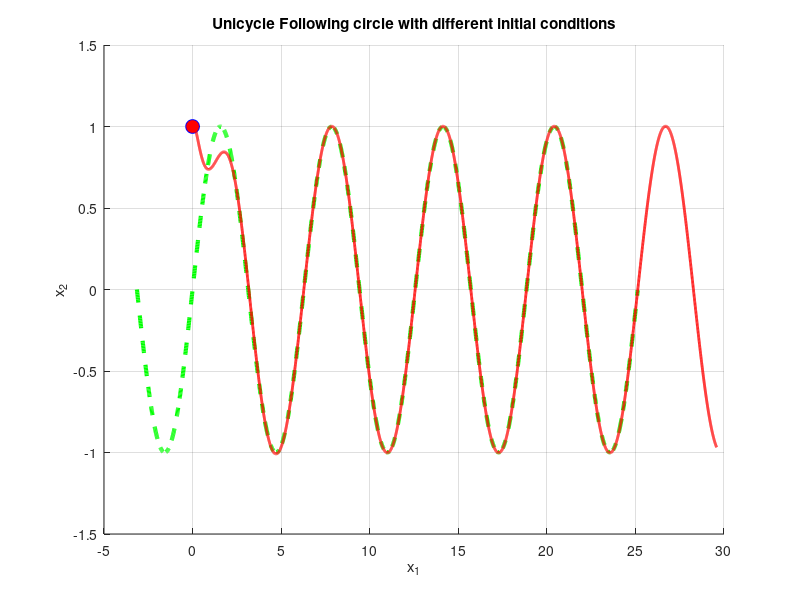
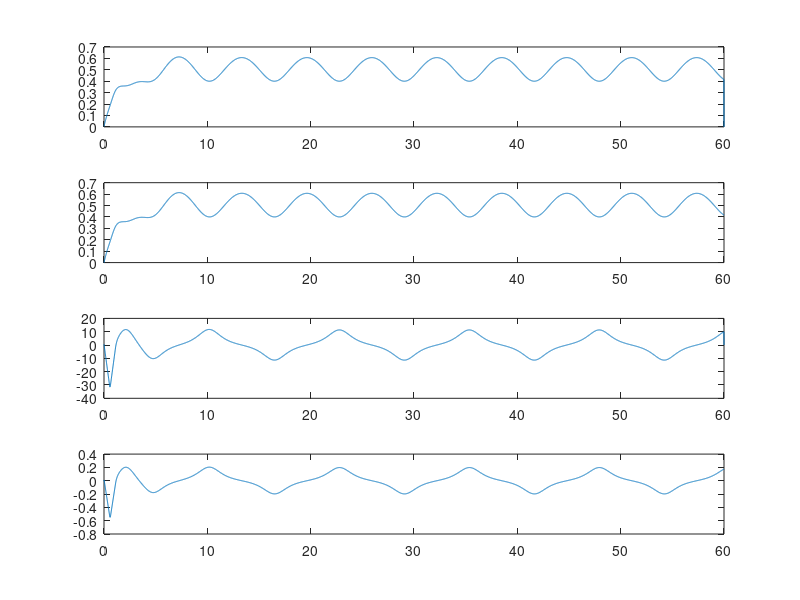
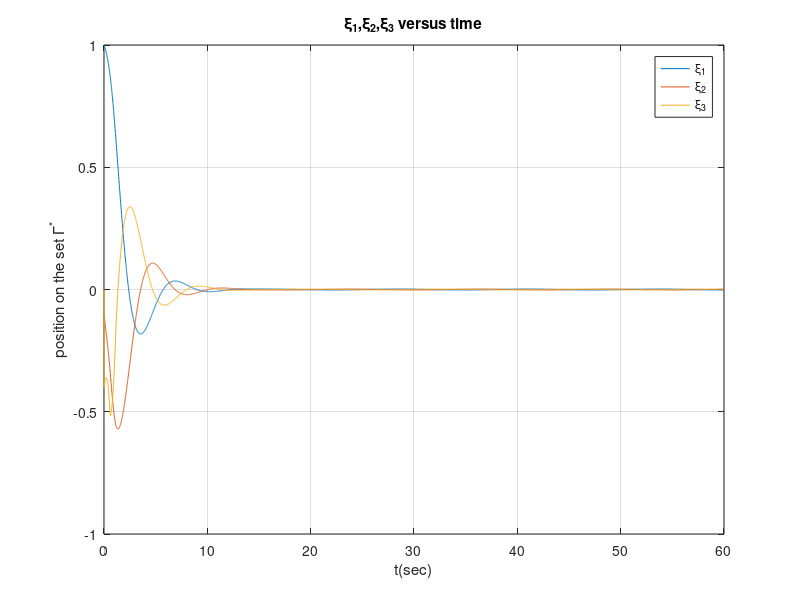
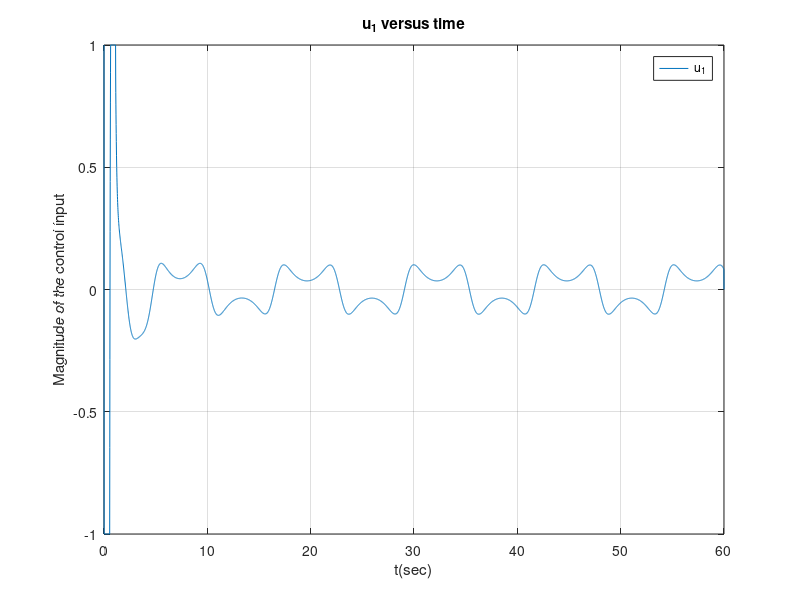

Write MATLAB code to recreate these figures, in order.
%% PathFollowing of Car-like Robot
clc
clear all
close all


%% System Parameters
v = 0.1; %%% Not the linear velocity input but the fixed speed
k1 = 10; %
k2 = 10;
k3 = 10;%
k4 = 100;
k5 = 100;
L=0.2;
r=5; %% radius of the circle to follow

%%
%%% Initial Conditions
X1_0= 0; %% x-position
X2_0= 1;  %% y-position
X3_0=0; %% car orientation
X4_0=0;    %% Wheel angle
X5_0=0; %% Fictitious state and we can always initialize it with zero
X6_0=0; %% Fictitious state and we can always initialize it with zero

v_input = 0;

% Initial condition Vector
x0 = [X1_0;X2_0;X3_0;X4_0;X5_0;X6_0]


% Simulation time
Tmax = 60;  % End point
dt =0.01; % Time step
T = 0:dt:Tmax; % Time vector

% Simulation setup
x_all = zeros(size(x0,1),length(T));  % Intialization of a matrix to save all the values of the states 
x_Old = x0; % Giving x0 as a the name of an old state to use it in the discretized equations
x_all(:,1) = x0; % Saving the initial state in the full state matrix
xi1_plot = zeros(1,length(T));
xi2_plot = zeros(1,length(T));
xi3_plot = zeros(1,length(T));
eta1_plot = zeros(1,length(T));
eta2_plot = zeros(1,length(T));
eta3_plot = zeros(1,length(T));
u1_plot = zeros(1,length(T));
u2_plot = zeros(1,length(T));

%%% Giving values to the individual componets for the ease of coding
x1_Old = x_Old(1);
x2_Old = x_Old(2);
x3_Old = x_Old(3);
x4_Old = x_Old(4);
x5_Old = x_Old(5);
x6_Old = x_Old(6);
v_input_Old = v_input;


%%% for the first iteration the current states are assumed to be the old
%%% states
x1 = x1_Old;
x2 = x2_Old;
x3 = x3_Old;
x4 = x4_Old;
x5 = x5_Old;
x6 = x6_Old;

%%% adding memory for velocity and steering angle
vel = zeros(1,length(T));
ang = zeros(1,length(T));
vel0 = 0;
ang0 = 0;
accel = 0;

%% Neighborhood


for i=1:length(T)-1
    %% Transformed states

xi1 = x2 - sin(x1);
xi2 = sin(x3)*(v + x5) - cos(x1)*cos(x3)*(v + x5);
xi3 = x6*(sin(x3) - cos(x1)*cos(x3)) + cos(x3)^2*sin(x1)*(v + x5)^2 + (tan(x4)*(v + x5)*(cos(x3)*(v + x5) + cos(x1)*sin(x3)*(v + x5)))/L;
Lg1Lf2S = ((v + x5)*(cos(x3)*(v + x5) + cos(x1)*sin(x3)*(v + x5))*(tan(x4)^2 + 1))/L;
Lg2Lf2S = sin(x3) - cos(x1)*cos(x3);
Lf3S = x6*((tan(x4)*(cos(x3)*(v + x5) + cos(x1)*sin(x3)*(v + x5)))/L + cos(x3)^2*sin(x1)*(2*v + 2*x5) + (tan(x4)*(v + x5)*(cos(x3) + cos(x1)*sin(x3)))/L) + cos(x3)*(v + x5)*(cos(x1)*cos(x3)^2*(v + x5)^2 + x6*cos(x3)*sin(x1) - (sin(x1)*sin(x3)*tan(x4)*(v + x5)^2)/L) - (tan(x4)*(v + x5)*((tan(x4)*(v + x5)*(sin(x3)*(v + x5) - cos(x1)*cos(x3)*(v + x5)))/L - x6*(cos(x3) + cos(x1)*sin(x3)) + 2*cos(x3)*sin(x1)*sin(x3)*(v + x5)^2))/L;

eta1 = x1;
eta2 = cos(x3)*(v + x5);
eta3 = x6*cos(x3) - (sin(x3)*tan(x4)*(v + x5)^2)/L;
Lg1Lf2P = -(sin(x3)*(v + x5)^2*(tan(x4)^2 + 1))/L;
Lg2Lf2P = cos(x3);
Lf3P = - (tan(x4)*(v + x5)*(x6*sin(x3) + (cos(x3)*tan(x4)*(v + x5)^2)/L))/L - (x6*sin(x3)*tan(x4)*(2*v + 2*x5))/L;

xi1_plot(i) = xi1;
xi2_plot(i) = xi2;
xi3_plot(i) = xi3;

eta1_plot(i) = eta1;
eta2_plot(i) = eta2;
eta3_plot(i) = eta3;


    %%
    %%% Control inputs
    D=[Lg1Lf2P Lg2Lf2P;Lg1Lf2S Lg2Lf2S];
    M=inv(D);
    %det_d=det(D);
    %v_tang = -k4*(eta2-0.5)-k5*(eta3); %%working controller for a constant (takes 1 or 2 min to execute)


    v_tang = -k4*(eta2-0.5)-k5*(eta3); % Trangential controller

    v_tran=-k1*xi1-k2*xi2-k3*xi3;  % Transversal controller 

    u=M*[-Lf3P+v_tang;-Lf3S+v_tran];
    u1=u(1);
    u2=u(2);

%%%%%%%%% Taking the derivative to get the real input
%%% Controller dynamics %%%
x6 = x6_Old + u2*dt;
x5 = x5_Old + dt*x6;
v_input = x5 + v;
%%%%%%%%%%%%%%%%%%%%%%%%%%%%%%%%%%


saturator = 1;

if u1 > saturator 
    u1 =saturator ;
end

if u1 < -saturator 
    u1 =-saturator ;
end

if v_input > saturator 
    v_input =saturator ;
end

if v_input < -saturator 
    v_input =-saturator ;
end

u1_plot(i) = u1;
u2_plot(i) = u2;


% The system (Unicycle)   
    x1 = x1_Old + dt*( v_input *cos(x3) );
    x2 = x2_Old + dt*( v_input*sin(x3) );
    x3 = x3_Old + dt*( (v_input/L)*tan(x4) );
    x4 = x4_Old + u1*dt;
% % % %     %%%%%%%%%%%%%%%%%%%%%%%%%%%%%%%%
% %      
%      x5 = x5_Old + x6*dt; %%% Fictitius state
%      x6 = x6_Old + u2*dt; %%% Fictitius state

    
    %%% Making the state vector, that might be helpful for the debugging
    %%% purposes
    x = [x1;x2;x3;x4;x5;x6];
   
    x_Old = x; %%% At the end of the an iteration the current values become the old values
    x1_Old = x_Old(1);
    x2_Old = x_Old(2);
    x3_Old = x_Old(3);
    x4_Old = x_Old(4);
    x5_Old = x_Old(5);
    x6_Old = x_Old(6);
    
    v_input_Old = v_input;
    
    %%% Saving the current values of the state to the full state matrix,
    %%% that might be useful for plotting purposes
    x_all(:,i+1) = x; 
    accel = accel + u2*dt;
    vel(i) = (vel0 + accel*dt);
    ang(i) = (ang0 + u1*dt);
    vel0 = vel(i);
    ang0 = ang(i);
    
    
   end

%% Plotting

% Trajectory
figure(1);
hold on;

lambda = -pi:0.01:8*pi;
    % desired path
    %plot(lambda, cos(lambda), 'r--', 'linewidth',1);
    plot(lambda,sin(lambda), 'r--','color','green', 'linewidth',3);
    title('Unicycle Following circle with different initial conditions')
    xlabel('x_{1}')
    ylabel('x_{2}')
    %%% displaying the initial marker
    plot(x0(1), x0(2), 'bo', 'MarkerSize', 10, 'MarkerFaceColor', 'red');
    plot(x_all(1,:), x_all(2,:), 'r','color','red','linewidth',2);
    grid on;
hold off;

figure(2)
subplot(4,1,1)
plot(T, vel);
subplot(4,1,2)
plot(T, x_all(5,:))
subplot(4,1,3)
plot(T, ang*(180/pi));
subplot(4,1,4)
plot(T, x_all(4, :))



figure(3);
plot(T,xi1_plot,T,xi2_plot,T,xi3_plot)
title('\xi_1,\xi_2,\xi_3 versus time');
xlabel('t(sec)')
ylabel('position on the set \Gamma^{*}')
grid on;
legend('\xi_1','\xi_2','\xi_3')

figure(4);
plot(T,u1_plot)
title('u_1 versus time');
xlabel('t(sec)')
ylabel('Magnitude of the control input')
grid on;
legend('u_1')

figure(5);
plot(T,u2_plot)
title('u_2 versus time');
xlabel('t(sec)')
ylabel('Magnitude of the control input')
grid on;
legend('u_2')

% 
% UDP = udpport;
% 
% input = [40, 0]; %steer limits, 63deg (left) 40 straight 0deg(right), velocity 0-255
% write(UDP, input, "uint8", "169.233.126.183", 10002);
% 
% for i = 1:length(T) 
%     
%     input = [ang(i)*(180/pi)+40, vel(i)*100] %steer limits, 63deg (left) 40 straight 0deg(right), velocity 0-255
%     write(UDP, input, "uint8", "169.233.126.183", 10002);
%     pause(0.1)
% end




